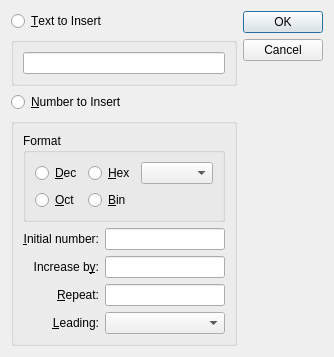
<?xml version="1.0" encoding="UTF-8"?>
<ui version="4.0">
 <class>ColumneditDlg</class>
 <widget class="QDialog" name="ColumneditDlg">
  <property name="geometry"><rect><x>0</x><y>0</y><width>330</width><height>347</height></rect></property>
  <property name="windowTitle"><string>Column / Multi-Selection Editor</string></property>
  <layout class="QHBoxLayout" name="layout1">
   <item>
    <layout class="QVBoxLayout" name="layout2">
     <item>
      <widget class="QRadioButton" name="colTextRadio">
       <property name="nppId" stdset="0"><number>2023</number></property>
       <property name="text"><string>&amp;Text to Insert</string></property>
       <attribute name="buttonGroup"><string notr="true">radioGroup1</string></attribute>
      </widget>
     </item>
     <item>
      <widget class="QGroupBox" name="colTextGrpStatic">
       <property name="nppId" stdset="0"><number>2028</number></property>
       <property name="title"><string/></property>
       <layout class="QVBoxLayout" name="layout3">
        <item>
         <widget class="QLineEdit" name="colTextEdit">
          <property name="nppId" stdset="0"><number>2034</number></property>
         </widget>
        </item>
       </layout>
      </widget>
     </item>
     <item>
      <widget class="QRadioButton" name="colNumRadio">
       <property name="nppId" stdset="0"><number>2033</number></property>
       <property name="text"><string>&amp;Number to Insert</string></property>
       <attribute name="buttonGroup"><string notr="true">radioGroup1</string></attribute>
      </widget>
     </item>
     <item>
      <widget class="QGroupBox" name="colNumGrpStatic">
       <property name="nppId" stdset="0"><number>2029</number></property>
       <property name="title"><string/></property>
       <layout class="QVBoxLayout" name="layout4">
        <item>
         <widget class="QGroupBox" name="colFormatGrpStatic">
          <property name="nppId" stdset="0"><number>2032</number></property>
          <property name="title"><string>Format</string></property>
          <layout class="QGridLayout" name="layout5">
           <item row="0" column="0">
            <widget class="QRadioButton" name="colDecRadio">
             <property name="nppId" stdset="0"><number>2024</number></property>
             <property name="text"><string>&amp;Dec</string></property>
             <attribute name="buttonGroup"><string notr="true">radioGroup2</string></attribute>
            </widget>
           </item>
           <item row="0" column="1">
            <layout class="QHBoxLayout" name="layout6">
             <item>
              <widget class="QRadioButton" name="colHexRadio">
               <property name="nppId" stdset="0"><number>2026</number></property>
               <property name="text"><string>&amp;Hex</string></property>
               <attribute name="buttonGroup"><string notr="true">radioGroup2</string></attribute>
              </widget>
             </item>
             <item>
              <widget class="QComboBox" name="colHexucCombo">
               <property name="nppId" stdset="0"><number>2040</number></property>
               <property name="insertPolicy"><enum>QComboBox::NoInsert</enum></property>
              </widget>
             </item>
            </layout>
           </item>
           <item row="1" column="0">
            <widget class="QRadioButton" name="colOctRadio">
             <property name="nppId" stdset="0"><number>2025</number></property>
             <property name="text"><string>&amp;Oct</string></property>
             <attribute name="buttonGroup"><string notr="true">radioGroup2</string></attribute>
            </widget>
           </item>
           <item row="1" column="1">
            <widget class="QRadioButton" name="colBinRadio">
             <property name="nppId" stdset="0"><number>2027</number></property>
             <property name="text"><string>&amp;Bin</string></property>
             <attribute name="buttonGroup"><string notr="true">radioGroup2</string></attribute>
            </widget>
           </item>
          </layout>
         </widget>
        </item>
        <item>
         <layout class="QGridLayout" name="layout7">
          <item row="0" column="0">
           <widget class="QLabel" name="colInitnumStatic">
            <property name="nppId" stdset="0"><number>2030</number></property>
            <property name="text"><string>&amp;Initial number:</string></property>
            <property name="alignment"><set>Qt::AlignRight|Qt::AlignVCenter</set></property>
            <property name="buddy"><cstring>colInitnumEdit</cstring></property>
           </widget>
          </item>
          <item row="0" column="1">
           <widget class="QLineEdit" name="colInitnumEdit">
            <property name="nppId" stdset="0"><number>2021</number></property>
           </widget>
          </item>
          <item row="1" column="0">
           <widget class="QLabel" name="colIncrnumStatic">
            <property name="nppId" stdset="0"><number>2031</number></property>
            <property name="text"><string>Increase b&amp;y:</string></property>
            <property name="alignment"><set>Qt::AlignRight|Qt::AlignVCenter</set></property>
            <property name="buddy"><cstring>colIncreasenumEdit</cstring></property>
           </widget>
          </item>
          <item row="1" column="1">
           <widget class="QLineEdit" name="colIncreasenumEdit">
            <property name="nppId" stdset="0"><number>2022</number></property>
           </widget>
          </item>
          <item row="2" column="0">
           <widget class="QLabel" name="colRepeatnumStatic">
            <property name="nppId" stdset="0"><number>2036</number></property>
            <property name="text"><string>&amp;Repeat:</string></property>
            <property name="alignment"><set>Qt::AlignRight|Qt::AlignVCenter</set></property>
            <property name="buddy"><cstring>colRepeatnumEdit</cstring></property>
           </widget>
          </item>
          <item row="2" column="1">
           <widget class="QLineEdit" name="colRepeatnumEdit">
            <property name="nppId" stdset="0"><number>2037</number></property>
           </widget>
          </item>
          <item row="3" column="0">
           <widget class="QLabel" name="colLeadingStatic">
            <property name="nppId" stdset="0"><number>2038</number></property>
            <property name="text"><string>&amp;Leading:</string></property>
            <property name="alignment"><set>Qt::AlignRight|Qt::AlignVCenter</set></property>
            <property name="buddy"><cstring>colLeadingCombo</cstring></property>
           </widget>
          </item>
          <item row="3" column="1">
           <widget class="QComboBox" name="colLeadingCombo">
            <property name="nppId" stdset="0"><number>2039</number></property>
            <property name="insertPolicy"><enum>QComboBox::NoInsert</enum></property>
           </widget>
          </item>
         </layout>
        </item>
       </layout>
      </widget>
     </item>
     <item>
      <spacer name="spacer8">
       <property name="orientation"><enum>Qt::Vertical</enum></property>
       <property name="sizeType"><enum>QSizePolicy::Expanding</enum></property>
       <property name="sizeHint" stdset="0"><size><width>0</width><height>0</height></size></property>
      </spacer>
     </item>
    </layout>
   </item>
   <item>
    <layout class="QVBoxLayout" name="layout9">
     <item>
      <widget class="QPushButton" name="ok">
       <property name="nppId" stdset="0"><number>1</number></property>
       <property name="text"><string>OK</string></property>
       <property name="autoDefault"><bool>false</bool></property>
       <property name="default"><bool>true</bool></property>
      </widget>
     </item>
     <item>
      <widget class="QPushButton" name="cancel">
       <property name="nppId" stdset="0"><number>2</number></property>
       <property name="text"><string>Cancel</string></property>
       <property name="autoDefault"><bool>false</bool></property>
      </widget>
     </item>
     <item>
      <spacer name="spacer10">
       <property name="orientation"><enum>Qt::Vertical</enum></property>
       <property name="sizeType"><enum>QSizePolicy::Expanding</enum></property>
       <property name="sizeHint" stdset="0"><size><width>0</width><height>0</height></size></property>
      </spacer>
     </item>
    </layout>
   </item>
  </layout>
 </widget>
 <resources/>
 <connections/>
 <buttongroups>
  <buttongroup name="radioGroup1"/>
  <buttongroup name="radioGroup2"/>
 </buttongroups>
</ui>
